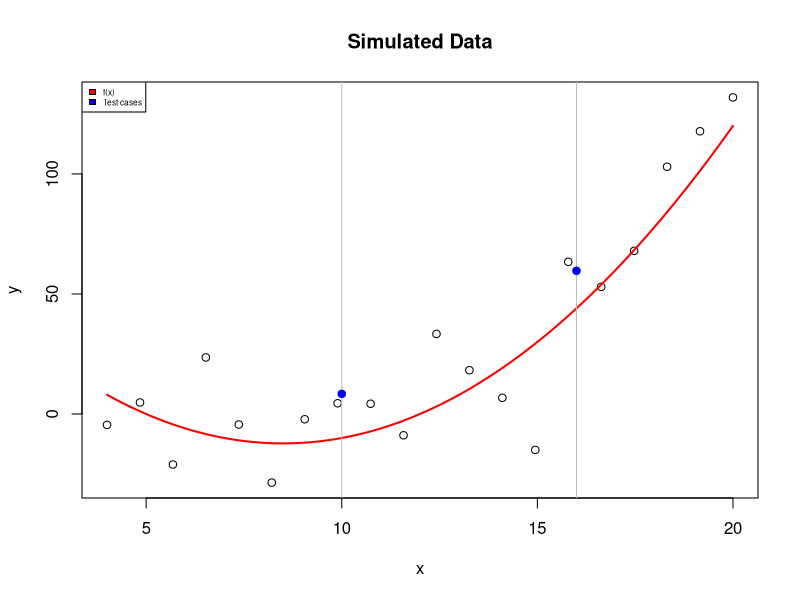
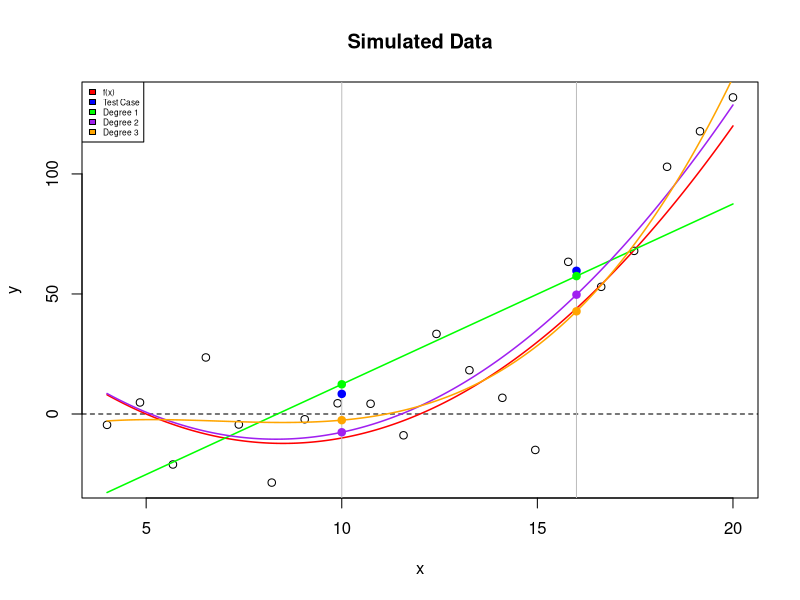

Write the R code that produced these figures, in order.
## ---- chunk 1
true.f <- function(x) {
  f.out <- (x-5)*(x-12)
  return(f.out)
}
true.f(16)
## ---- chunk 2
sim.training <- function(x.test=c(16)
                         ) {
  # Hard-coded sample size and standard deviation 
  n <- 20
  sd.error <- 20
  
  # Training x vector
  x <- seq(4,20,length=n)
  
  # Simulate training Y based on f(x) and normal error
  y <- true.f(x)+rnorm(n,sd=sd.error)
  
  # Simulate test case 
  y.test <- true.f(x.test)+rnorm(length(x.test),sd=sd.error)
  
  # Return a list of two entries: 
    # 1) the dataframe data.train
    # 2) test respone vector y_0
  return(list(data.train=data.frame(x=x,y=y),
              y.test=y.test))
}
## ---- chunk 3
# Simulate data
set.seed(1)
x.test <- c(10,16)
sim.data.train <- sim.training(x.test=x.test)
head(sim.data.train$data.train,4)
sim.data.train$y.test

# Plot simulated data
x.plot <- seq(4,20,by=.01)
x <- sim.data.train$data.train$x
y <- sim.data.train$data.train$y
plot(x,y,main="Simulated Data")

# Plot f(x)
lines(x.plot,true.f(x.plot),lwd=2,col="red")

# Plot test cases
y.test <- sim.data.train$y.test
abline(v=x.test,col="grey")
points(x.test,y.test,pch=20,cex=1.5,col="blue")

# Legend
legend("topleft",legend=c("f(x)","Test cases"),fill=c("red","blue"),cex=.5)
## ---- chunk 4
predict.test.case <- function(degree,
                              data,
                              x.test) {

  # Train model 
  model <- lm(y~poly(x,degree=degree),data=data)
  # Predict test cases
  y.test.hat <- predict(model,newdata=data.frame(x=x.test))
  # Return y test case
  return(y.test.hat)
}
## ---- chunk 5
x.plot <- seq(4,20,by=.01)
x.test <- c(10,16)
# Predict for degree=1
y.pred.1 <- predict.test.case(degree=1,
                              data=sim.data.train$data.train,
                              x.test=x.test) 
y.plot.1 <- predict.test.case(degree=1,
                              data=sim.data.train$data.train,
                              x.test=x.plot) 
# Predict for degree=2
y.pred.2 <- predict.test.case(degree=2,
                              data=sim.data.train$data.train,
                              x.test=x.test) 
y.plot.2 <- predict.test.case(degree=2,
                              data=sim.data.train$data.train,
                              x.test=x.plot)
# Predict for degree=3
y.pred.3 <- predict.test.case(degree=3,
                              data=sim.data.train$data.train,
                              x.test=x.test) 
y.plot.3 <- predict.test.case(degree=3,
                              data=sim.data.train$data.train,
                              x.test=x.plot) 

# Plot simulated data
x <- sim.data.train$data.train$x
y <- sim.data.train$data.train$y
plot(x,y,main="Simulated Data")
abline(h=0,lty=2)

# Plot f(x)
lines(x.plot,true.f(x.plot),lwd=1.5,col="red")

# Plot the estimated curves
lines(x.plot,y.plot.1,lwd=1.5,col="green")
lines(x.plot,y.plot.2,lwd=1.5,col="purple")
lines(x.plot,y.plot.3,lwd=1.5,col="orange")

# Plot test cases
y.test <- sim.data.train$y.test
abline(v=x.test,col="grey")
points(x.test,y.test,pch=20,cex=1.5,col="blue")

# Plot estimated test cases
points(x.test,y.pred.1,pch=20,cex=1.5,col="green")
points(x.test,y.pred.2,pch=20,cex=1.5,col="purple")
points(x.test,y.pred.3,pch=20,cex=1.5,col="orange")

# Legend
legend("topleft",
       legend=c("f(x)","Test Case","Degree 1","Degree 2","Degree 3"),
       fill=c("red","blue","green","purple","orange"),
       cex=.5)
## ---- chunk 6
poly.predict <- function(degree.vec,
                          data,
                          x.test) {
  
  # Vectorize predict.test.case()
  pred <- sapply(degree.vec,
                 predict.test.case,
                 data=data,
                 x.test=x.test)
  
  # Name rows and columns
  rownames(pred)  <- paste("TestCase",1:length(x.test),sep="")
  colnames(pred)  <- paste("D",degree.vec,sep="")
  # Return
  return(pred)
}

# Test function poly.predict()
x.test <- c(10,16)  
poly.predict(degree.vec=1:4,
             data=sim.data.train$data.train,
             x.test=x.test)
## ---- chunk 7
# Solution goes here -----------
## ---- chunk 8
# Solution goes here -----------
## ---- chunk 9
# Solution goes here -----------
